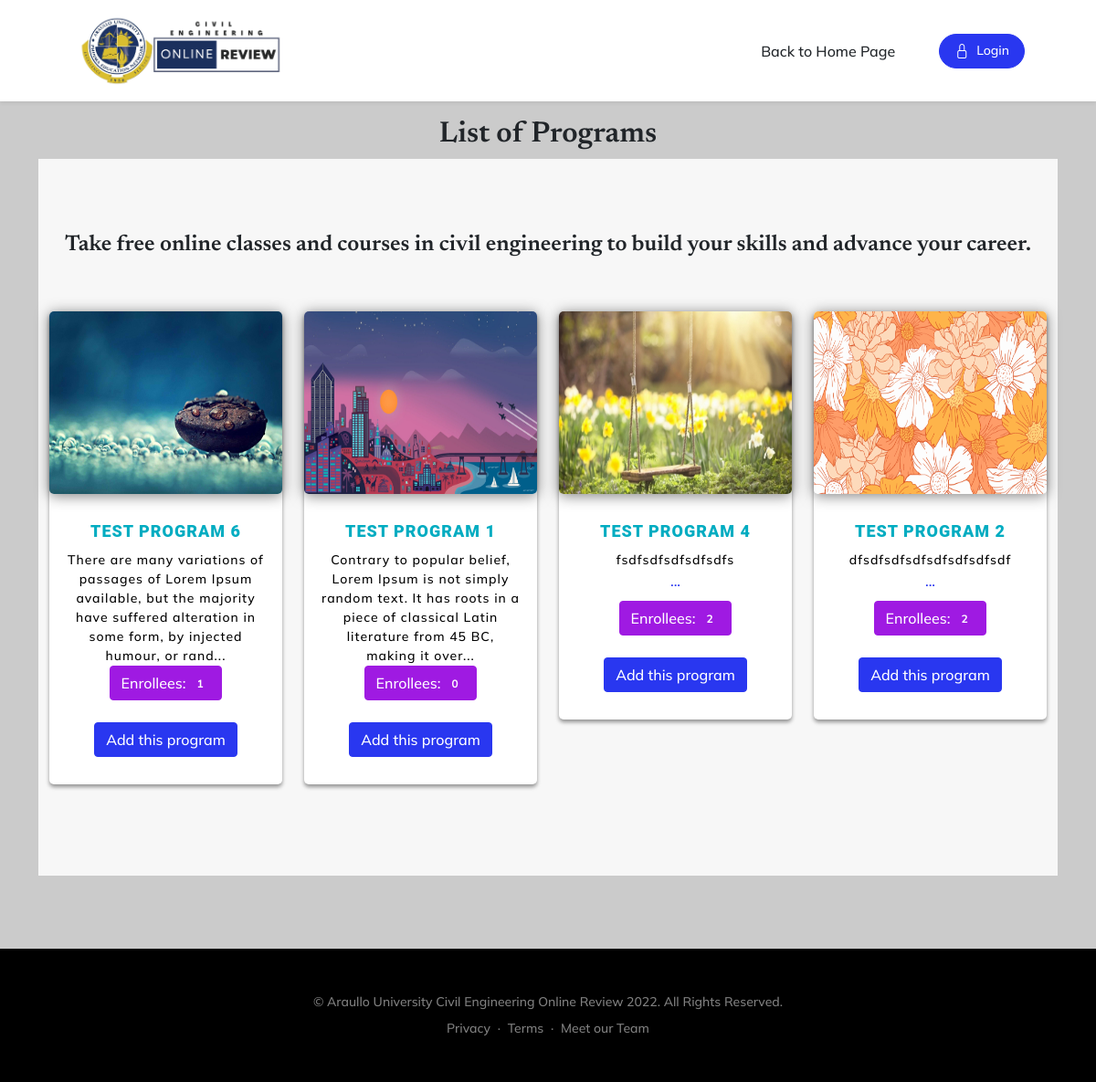
The page /view_programs.php on the database as committed earlier.
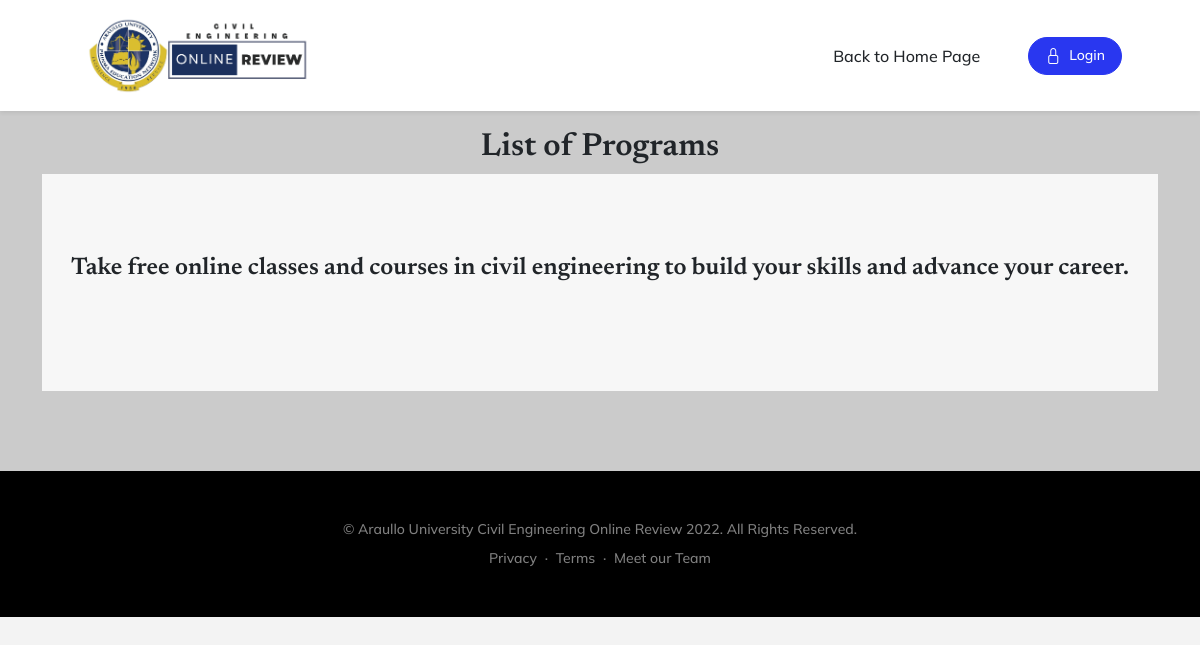
The same page on the database as committed later.
### tables this page shows
CREATE TABLE `program_additioonal_info` (
  `program_info_id` int(11) NOT NULL,
  `program_id` int(50) NOT NULL,
  `program_uploaded_files` varchar(255) NOT NULL
);

CREATE TABLE `programs` (
  `program_id` int(50) NOT NULL,
  `member_id` varchar(50) NOT NULL,
  `program_name` varchar(100) NOT NULL,
  `short_desc` longtext NOT NULL,
  `with_exam` int(2) NOT NULL,
  `upload_image` varchar(255) NOT NULL,
  `date_created` datetime NOT NULL,
  `date_modified` datetime NOT NULL
);

### model/Programs.php (called while the page is built, shortened)
<?php
	class Programs {
		public $db;
		public function __construct(){
			$this->db = new mysqli(DB_HOST, DB_USER, DB_PASSWORD, DB_DATABASE);
		}
    	public function get_all_programs(){
    		$sql3="SELECT * FROM programs a
                    LEFT JOIN program_additioonal_info b ON a.program_id = b.program_id";
	        $result = mysqli_query($this->db,$sql3);
	        return $result_data = mysqli_fetch_all($result,MYSQLI_ASSOC);
    	}
		public function get_all_students_count_program_id($program_id) {
            $sql="SELECT * FROM students WHERE program_id='$program_id' AND unenroll_student = '0'";
            $check =  $this->db->query($sql);
            return $count_row = $check->num_rows;
        }
	}
?>

### view_programs.php (the view)
<?php
    include('global/header_program.php');
    require_once ('model/Programs.php');
    $programs = new Programs();
?>
    <section id="contact-us" class="mt-5">
        <div class="container">
            <h2 class="text-center text-bold">List of Programs</h2>
            <div id="cards_landscape_wrap-2">
                <div class="container">
                    <h4>Take free online classes and courses in civil engineering to build your skills and advance your career.</h4>
                    <div class="row">
                        <?php
                            $get_all_programs = $programs->get_all_programs();
                            foreach($get_all_programs as $program) {
                        ?>
                            <div class="col-xs-12 col-sm-6 col-md-3 col-lg-3">
                                <a href="">
                                    <div class="card-flyer">
                                        <div class="text-box">
                                            <div class="image-box">
                                                <img src="dashboard/uploads/program_images/<?php echo $program['member_id']; ?>/<?php echo $program['member_id']; ?>_<?php echo $program['upload_image']; ?>" style="height:200px;">
                                            </div>
                                            <div class="text-container">
                                                <h6><?php echo $program['program_name']; ?></h6>
                                                <p><?php echo substr_replace($program['short_desc'],'...',150); ?></p>
                                                <button type="button" class="btn btn-secondary">
                                                    Enrollees: <span class="badge badge-light"><?php echo $programs->get_all_students_count_program_id($program['program_id']); ?></span>
                                                </button>
                                                <br/><br/>
                                                <a class="btn btn-primary" href="login.php"><i class="fa fa-plus"></i> Add this program</a>
                                            </div>
                                        </div>
                                    </div>
                                </a>
                            </div>
                        <?php
                            }
                        ?>
                    </div>
                </div>
            </div>
        </div>
    </section>
<?php
    include('global/footer.php');
?>

### global/header_program.php (shortened to what this page needs)
<!DOCTYPE html>
<html lang="en">
    <head>
        <link href="https://cdn.jsdelivr.net/npm/bootstrap-icons@1.5.0/font/bootstrap-icons.css" rel="stylesheet" />
        <link href="css/styles.css" rel="stylesheet" />
    </head>
    <body id="page-top">
        <nav class="navbar navbar-expand-lg navbar-light fixed-top shadow-sm" id="mainNav">
            <div class="container px-5">
                <a class="navbar-brand fw-bold" href="#page-top"><img src="assets/img/logo.png" height="85px" /></a>
                <div class="collapse navbar-collapse" id="navbarResponsive">
                    <ul class="navbar-nav ms-auto me-4 my-3 my-lg-0">
                        <li class="nav-item"><a class="nav-link me-lg-3" href="index.php">Back to Home Page</a></li>
                    </ul>
                    <a href="login.php" class="btn btn-primary rounded-pill px-3 mb-2 mb-lg-0">
                        <span class="d-flex align-items-center">
                            <i class="bi-lock me-2"></i>
                            <span class="small">Login</span>
                        </span>
                    </a>
                </div>
            </div>
        </nav>

### global/footer.php (shortened to what this page needs)
        <footer class="bg-black text-center py-5">
            <div class="container px-5">
                <div class="text-white-50 small">
                    <div class="mb-2">&copy; Araullo University Civil Engineering Online Review 2022. All Rights Reserved.</div>
                    <a href="#!">Privacy</a>
                    <span class="mx-1">&middot;</span>
                    <a href="#!">Terms</a>
                    <span class="mx-1">&middot;</span>
                    <a href="our-team.php">Meet our Team</a>
                </div>
            </div>
        </footer>
    </body>
</html>

Rows that differ between the two databases and show on the page:
removed program_additioonal_info: program.upload_image (picture), program.program_name "TEST PROGRAM 6", program.short_desc "There are many variations of passages of Lorem Ipsum available, but the majority have suffered alteration in some form, by injected humour, or rand...", all_students_count_program_id "1"
removed program_additioonal_info: program.upload_image (picture), program.program_name "TEST PROGRAM 1", program.short_desc "Contrary to popular belief, Lorem Ipsum is not simply random text. It has roots in a piece of classical Latin literature from 45 BC, making it over...", all_students_count_program_id "0"
removed program_additioonal_info: program.upload_image (picture), program.program_name "TEST PROGRAM 4", program.short_desc "fsdfsdfsdfsdfsdfs ...", all_students_count_program_id "2"
removed program_additioonal_info: program.upload_image (picture), program.program_name "TEST PROGRAM 2", program.short_desc "dfsdfsdfsdfsdfsdfsdfsdf ...", all_students_count_program_id "2"
